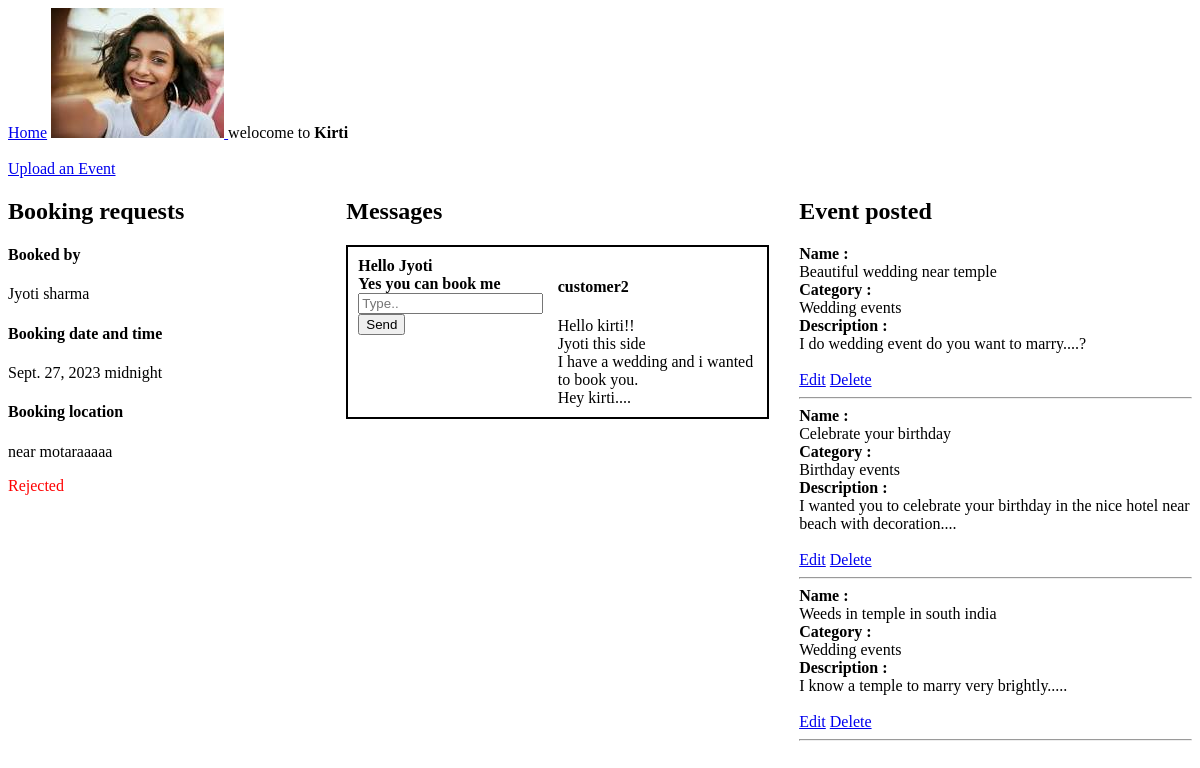
Page /home-E/ (signed in) on the committed database.
### EventPlanner/models.py (models this page shows, shortened)
class UserProfile(models.Model):
    user = models.OneToOneField(User,on_delete=models.CASCADE)
    user_type = models.CharField(choices=user_type_choices,max_length=50)
    contact_info = models.CharField(max_length=200,blank=True,null=True,verbose_name='Contact information')
    company_name = models.CharField(max_length=50,blank=True,null=True)
    website = models.URLField(max_length=200,blank=True,null=True)
    about = models.TextField(blank=True,null=True)
    city = models.CharField(max_length=20,null=False,blank=False)
    state = models.CharField(max_length=20,null=False,blank=False)
    location = models.TextField(blank=True,null=True)
    service_offered = models.TextField(blank=True,null=True)
    profile_picture = models.ImageField(upload_to = 'images/', height_field=None, width_field=None, max_length=None,null=True,blank = True)

class Event(models.Model):
    category = models.ForeignKey(Category,on_delete=models.CASCADE)
    event_planner = models.ForeignKey(User,on_delete=models.CASCADE,null=True)
    name = models.CharField(max_length=100)
    description = models.TextField(null=True,blank=True)

class Category(models.Model):
    name = models.CharField(max_length=100)
    def __str__(self):
        return self.name

### customer/models.py (models this page shows)
class Booking(models.Model):
    user = models.ForeignKey(User,on_delete=models.CASCADE,related_name='booking_user',null=False)
    venue = models.ForeignKey(Venue, on_delete=models.CASCADE,null=True)
    vendor = models.ForeignKey(User, on_delete=models.CASCADE,null=True)
    date = models.DateField(null=True)
    time = models.TimeField(null=True)
    location = models.CharField(max_length=150,null=True,blank=True)
    booking_accepted = models.BooleanField(null=True,blank=True)

class Messages(models.Model):
    sender = models.ForeignKey(User,on_delete=models.CASCADE,null=False,blank=False)
    receiver = models.ForeignKey(User,on_delete=models.CASCADE,null=False,blank=False,related_name = 'receiver')
    message = models.TextField(null=False,blank=False)
    created=models.DateTimeField(auto_now_add = True)

### EventPlanner/views.py (the view)
# urls.py: path('home-E/',views.home),
@login_required(login_url='/login-E/')
def home(request):
    if request.user.userprofile.user_type == 'is_event_planner':
        bookings = Booking.objects.filter(vendor = request.user)
        events = Event.objects.filter(event_planner = request.user)
        received_dict,sent_dict =  Messages_display(request)
        context = {'bookings':bookings,'received_dict':received_dict,'sent_dict':sent_dict,'MessageForm':MessageForm,'events':events}
        return render(request,'EventPlanner/home.html',context)

### EventPlanner/templates/EventPlanner/home.html (shortened to what this page needs)
{% extends 'navbar.html' %}
{% block content %}
<br>
<br>
<div>
    <a href="/create-event/">Upload an Event</a>
</div>
<div class="outer-grid-div">
    <div>
        <h2>Booking requests</h2>
        {% for booking in bookings %}
        <div>
            <div>
                <h4>Booked by</h4>
            </div>
            <div>{{booking.user.first_name}} {{booking.user.last_name}}</div>
            <div>
                <h4>Booking date and time</h4>
            </div>
            <div>{{booking.date}} {{booking.time}}</div>
            <div>
                <h4>Booking location</h4>
            </div>
            <div>{{booking.location}}</div>
        </div>
        {% if booking.booking_accepted is None %}
        <button><a href="/accept-booking/{{booking.id}}/accepted/">Accept</a> </button>
        <button><a href="/accept-booking/{{booking.id}}/rejected/">Reject</a></button>
        {% elif booking.booking_accepted is False %}
        <p class="rejected">Rejected</p>
        {% else %}
        <p class="accepted">Accepted</p>
        <hr>
        {% endif %}
        {% endfor %}
    </div>
    <div>
            <h2>Messages</h2>
        {% for sender,messages in received_dict.items %}
        <div class="gird-div">
            <div>
                {% for receiver,msgs in sent_dict.items %}
                {% if receiver == sender %}
                {% for msg in msgs %}
                <div><b>{{msg}}</b></div>
                {% endfor %}
                {% endif %}
                {% endfor %}
                <form action="/create-message/" method="POST">
                    <input type="text" name="message" placeholder="Type..">
                    <input type="submit" value="Send">
                </form>
            </div>
            <div>
                <h4>{{sender}}</h4>
                {% for message in messages %}
                <div>{{message}}</div>
                {% endfor %}
            </div>
        </div>
        {% endfor %}
    </div>
    <div class="event-div">
        <h2>Event posted</h2>
        {% for event in events %}
        <div><b>Name :</b></div>
        <div>{{event.name}}</div>
        <div><b>Category :</b></div>
        <div>{{event.category}}</div>
        <div><b>Description :</b></div>
        <div>{{event.description}}</div>
        <br>
        <a href="/edit-event/{{event.id}}/">Edit</a>
        <a href="/delete-event/{{event.id}}/">Delete</a>
        <hr>
        {% endfor %}
    </div>
</div>
{% endblock %}

### templates/navbar.html (shortened to what this page needs)
<!DOCTYPE html>
<html lang="en">
<head>
</head>
<body>
    {% if not request.user.is_authenticated %}
    <h5>
        <a href="/sign-up-is_customer/">Create account </a>
        <a href="/login-C/">Sign in </a>
    </h5>
    <h5>
        <a href="/sign-up-is_event_planner/">Want to become Event planner</a>
        <a href="/login-E/">Sign in </a>
    </h5>
    {% else %}
    {% if request.user.userprofile.user_type == 'is_event_planner' %}
    <a href="/home-E/">Home</a>
    {% endif %}
    {% if request.user.userprofile.user_type == 'is_event_planner' %}
        {% if request.user.userprofile.profile_picture %}
        <a href="/profile/">
            <img src="{{request.user.userprofile.profile_picture.url}}" alt="">
        </a>
        {% else %}
        <a href="/profile/">
            <img src="/media/images/No profile.jpeg" alt="">
        </a>
        {% endif %}
    {% else %}
        <a href="/profile/">Profile</a>
    {% endif %}
    {% endif %}
    {% if request.user.is_authenticated %}
    welocome to <b>{{request.user.first_name}}</b>
    {% endif %}
    {% block content %}{% endblock %}
</body>
</html>

### EventPlanner/templates/EventPlanner/home.html (style rules this page uses)
.gird-div { display: grid; grid-template-columns: 1fr 1fr; border: 2px solid #000; padding: 10px; }
.rejected { color: red; }
.outer-grid-div { display: grid; grid-template-columns: 0.8fr 1fr 1fr; }
.event-div { margin-left: 30px; }

### rows in the picture
Booking: user.first_name "Jyoti", user.last_name "sharma", date "Sept. 27, 2023", time "midnight", location "near motaraaaaa", booking_accepted "Rejected"
Messages: msgs "Hello Jyoti"
Messages: msgs "Yes you can book me"
Messages: messages "Hello kirti!!"
Messages: messages "Jyoti this side"
Messages: messages "I have a wedding and i wanted to book you."
Messages: messages "Hey kirti...."
Event: name "Beautiful wedding near temple", category "Wedding events", description "I do wedding event do you want to marry....?"
Event: name "Celebrate your birthday", category "Birthday events", description "I wanted you to celebrate your birthday in the nice hotel near beach with decoration...."
Event: name "Weeds in temple in south india", category "Wedding events", description "I know a temple to marry very brightly....."

### other values in the picture
{{ request.user.first_name }} "Kirti"
{{ sender }} "customer2"
